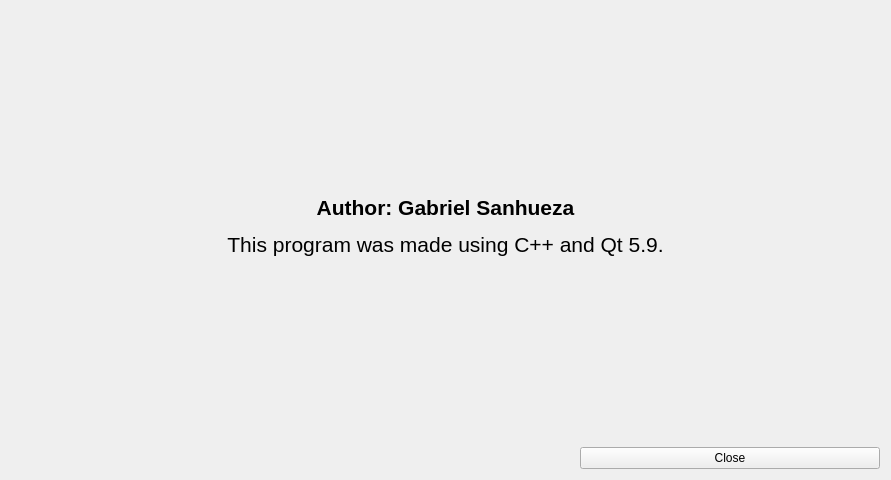
<?xml version="1.0" encoding="UTF-8"?>
<ui version="4.0">
 <author>Gabriel Sanhueza</author>
 <class>About</class>
 <widget class="QWidget" name="About">
  <property name="windowModality">
   <enum>Qt::NonModal</enum>
  </property>
  <property name="geometry">
   <rect>
    <x>0</x>
    <y>0</y>
    <width>891</width>
    <height>480</height>
   </rect>
  </property>
  <property name="windowTitle">
   <string>About</string>
  </property>
  <property name="windowIcon">
   <iconset resource="res/resources.qrc">
    <normaloff>:/icons/icon.png</normaloff>:/icons/icon.png</iconset>
  </property>
  <layout class="QVBoxLayout" name="verticalLayout">
   <item>
    <widget class="QLabel" name="label">
     <property name="text">
      <string>&lt;html&gt;&lt;head/&gt;&lt;body&gt;&lt;p align=&quot;center&quot;&gt;&lt;span style=&quot; font-size:16pt; font-weight:600;&quot;&gt;Author: Gabriel Sanhueza&lt;/span&gt;&lt;/p&gt;&lt;p align=&quot;center&quot;&gt;&lt;span style=&quot; font-size:16pt;&quot;&gt;This program was made using C++ and Qt 5.9.&lt;/span&gt;&lt;/p&gt;&lt;/body&gt;&lt;/html&gt;</string>
     </property>
    </widget>
   </item>
   <item alignment="Qt::AlignRight">
    <widget class="QPushButton" name="closeButton">
     <property name="minimumSize">
      <size>
       <width>300</width>
       <height>0</height>
      </size>
     </property>
     <property name="text">
      <string>Close</string>
     </property>
    </widget>
   </item>
  </layout>
 </widget>
 <resources>
  <include location="res/resources.qrc"/>
 </resources>
 <connections>
  <connection>
   <sender>closeButton</sender>
   <signal>pressed()</signal>
   <receiver>About</receiver>
   <slot>close()</slot>
   <hints>
    <hint type="sourcelabel">
     <x>958</x>
     <y>448</y>
    </hint>
    <hint type="destinationlabel">
     <x>557</x>
     <y>239</y>
    </hint>
   </hints>
  </connection>
 </connections>
</ui>
